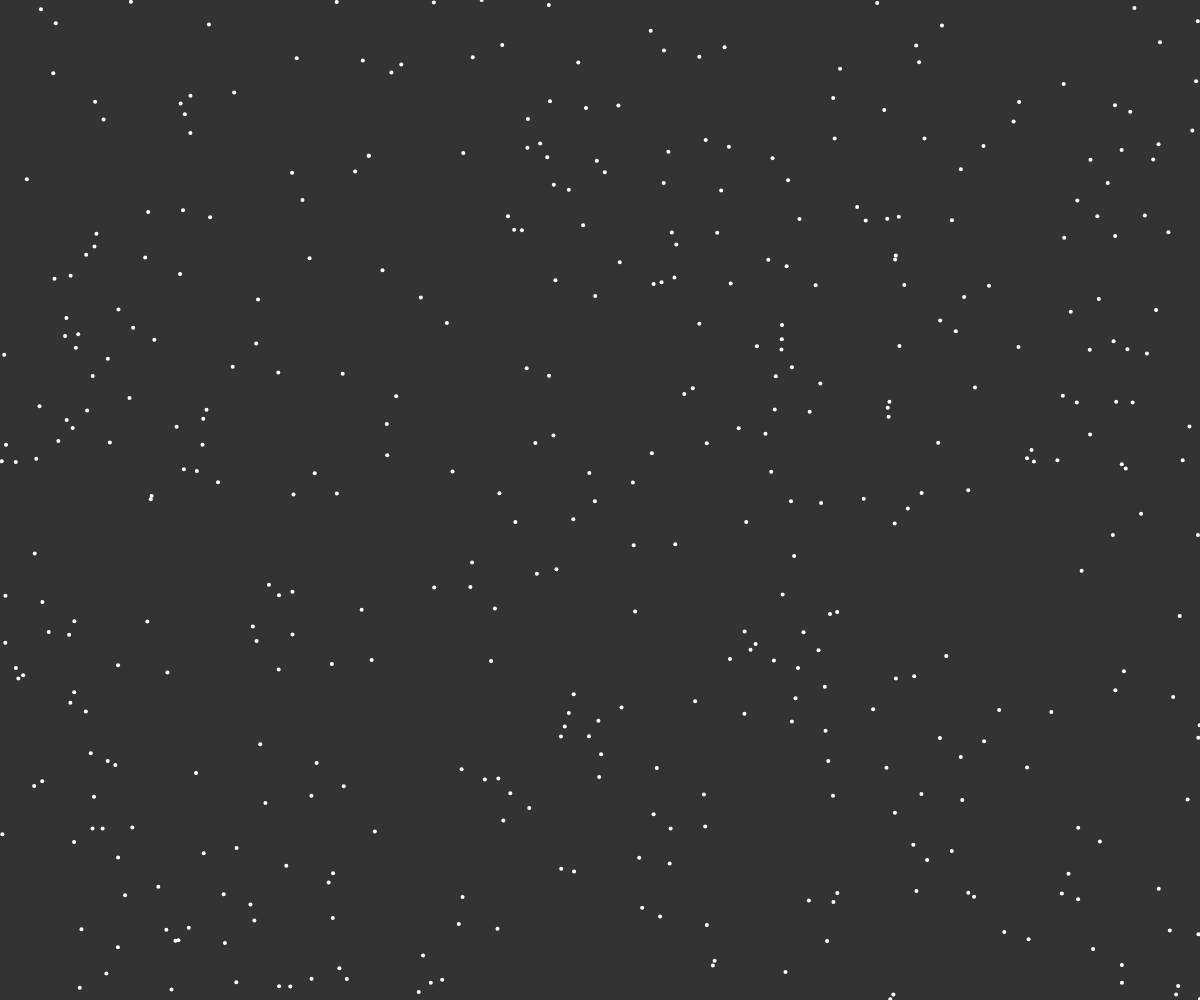
Frame 1 (no input)
Frame 60 (no input): identical to frame 1, image omitted
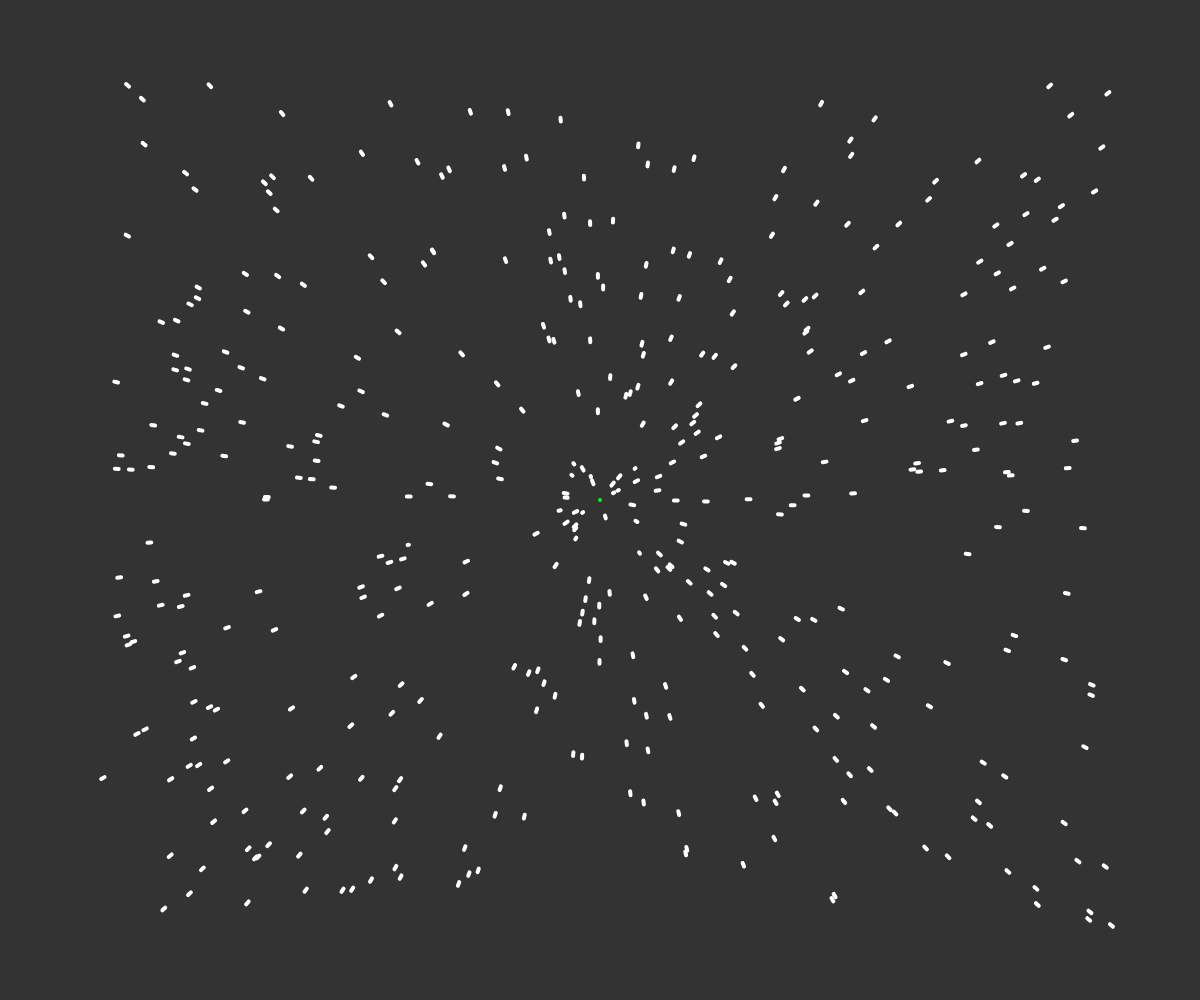
Frame 120 (the mouse pressed at the canvas centre since frame 60)

The p5.js sketch that drew these frames (run headless with seeded random() and noise() and a simulated clock; from frame 60 on, the mouse is pressed at the canvas centre):

// p5.js sketch
// ── sketch.js
var attractors = [];
var particles = [];

function setup() {
	createCanvas(window.innerWidth, window.innerHeight);

	for (var i = 0; i < 424; i++) {
		particles.push(new Particle(random(width), random(height)));
	};

}

function mousePressed() {
	attractors.push(createVector(mouseX, mouseY));
}

function draw() {
	background(51);
	stroke(244);
	strokeWeight(4);

	// if (particles.push(new Particle(random(width), random(height)))) {
	// 	particles.pop(Particle);
	// };


	for (var i = 0; i < attractors.length; i++) {
		stroke(0, 255, 0);
		point(attractors[i].x, attractors[i].y);
	};

	for (var i = 0; i < particles.length; i++) {
		var particle = particles[i];
		for (var j = 0; j < attractors.length; j++) {
			particle.attracted(attractors[j]);
		};
		particle.update();
		particle.show();
	};
}
// ── particle.js

function Particle(x, y) {
	this.pos = createVector(x, y);
	this.prev = createVector(x, y,);
	this.vel = createVector();
	// this.vel = p5.Vector.random2D();
	//this.vel.setMag(random(2, 5));
	this.acc = createVector();

	this.update = function() {
		this.vel.add(this.acc);
		this.vel.limit(5);
		this.pos.add(this.vel);
		this.acc.mult(0);
	}

	this.show = function() {
		stroke(255);
		strokeWeight(4);
		line(this.pos.x, this.pos.y, this.prev.x, this.prev.y);

		this.prev.x = this.pos.x;
		this.prev.y = this.pos.y;
	}

	this.attracted = function(target) {
		// var force = target - this.pos
		var force = p5.Vector.sub(target, this.pos);
		var d = force.mag();
		d = constrain(d, 1, 25);
		var G = 40;
		var strength = G / (d * d);
		force.setMag(strength);
		if (d < 20) {
			force.mult(-8);
		};
		this.acc.add(force);
	}
}
